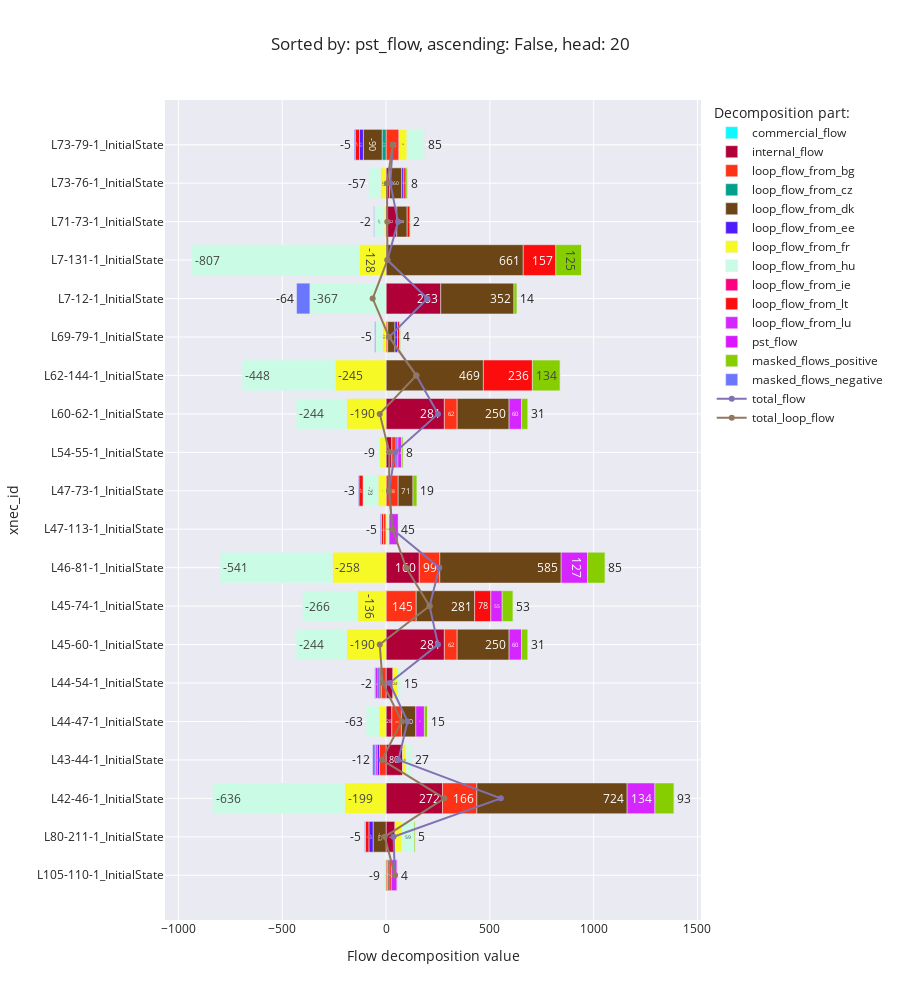

Notebook source saved alongside this figure:
### Code cell
flow_decomposition_bar_chart('pst_flow')

### Figure 1 — Plotly figure (JSON) as saved in the notebook; plotly's stock layout.template omitted (floating-point values rounded to 4 significant figures)
{"data": [{"alignmentgroup": "True", "hovertemplate": "Decomposition part:=commercial_flow<br>Flow decomposition value=%{x}<br>xnec_id=%{y}<extra></extra>", "legendgroup": "commercial_flow", "marker": {"color": "#0DF9FF", "pattern": {"shape": ""}}, "name": "commercial_flow", "offsetgroup": "commercial_flow", "orientation": "h", "showlegend": true, "textposition": "auto", "texttemplate": "%{x:.0f}", "type": "bar", "x": [null, null, null, null, null, null, null, null, null, null, null, null, null, null, null, null, null, null, null, null], "xaxis": "x", "y": ["L105-110-1_InitialState", "L80-211-1_InitialState", "L42-46-1_InitialState", "L43-44-1_InitialState", "L44-47-1_InitialState", "L44-54-1_InitialState", "L45-60-1_InitialState", "L45-74-1_InitialState", "L46-81-1_InitialState", "L47-113-1_InitialState", "L47-73-1_InitialState", "L54-55-1_InitialState", "L60-62-1_InitialState", "L62-144-1_InitialState", "L69-79-1_InitialState", "L7-12-1_InitialState", "L7-131-1_InitialState", "L71-73-1_InitialState", "L73-76-1_InitialState", "L73-79-1_InitialState"], "yaxis": "y"}, {"alignmentgroup": "True", "hovertemplate": "Decomposition part:=internal_flow<br>Flow decomposition value=%{x}<br>xnec_id=%{y}<extra></extra>", "legendgroup": "internal_flow", "marker": {"color": "#AF0038", "pattern": {"shape": ""}}, "name": "internal_flow", "offsetgroup": "internal_flow", "orientation": "h", "showlegend": true, "textposition": "auto", "texttemplate": "%{x:.0f}", "type": "bar", "x": [null, 42.7, 271.9, 79.73, 27.65, 32.95, 280.8, null, 160.0, null, null, 27.62, 280.8, null, null, 263.4, null, 51.73, 15.93, null], "xaxis": "x", "y": ["L105-110-1_InitialState", "L80-211-1_InitialState", "L42-46-1_InitialState", "L43-44-1_InitialState", "L44-47-1_InitialState", "L44-54-1_InitialState", "L45-60-1_InitialState", "L45-74-1_InitialState", "L46-81-1_InitialState", "L47-113-1_InitialState", "L47-73-1_InitialState", "L54-55-1_InitialState", "L60-62-1_InitialState", "L62-144-1_InitialState", "L69-79-1_InitialState", "L7-12-1_InitialState", "L7-131-1_InitialState", "L71-73-1_InitialState", "L73-76-1_InitialState", "L73-79-1_InitialState"], "yaxis": "y"}, {"alignmentgroup": "True", "hovertemplate": "Decomposition part:=loop_flow_from_bg<br>Flow decomposition value=%{x}<br>xnec_id=%{y}<extra></extra>", "legendgroup": "loop_flow_from_bg", "marker": {"color": "#FD3216", "pattern": {"shape": ""}}, "name": "loop_flow_from_bg", "offsetgroup": "loop_flow_from_bg", "orientation": "h", "showlegend": true, "textposition": "auto", "texttemplate": "%{x:.0f}", "type": "bar", "x": [7.248, null, 165.6, -31.99, 46.27, -23.8, 61.75, 145.3, 98.72, -12.16, 58.43, 21.09, 61.75, null, 7.938, null, null, null, null, 62.07], "xaxis": "x", "y": ["L105-110-1_InitialState", "L80-211-1_InitialState", "L42-46-1_InitialState", "L43-44-1_InitialState", "L44-47-1_InitialState", "L44-54-1_InitialState", "L45-60-1_InitialState", "L45-74-1_InitialState", "L46-81-1_InitialState", "L47-113-1_InitialState", "L47-73-1_InitialState", "L54-55-1_InitialState", "L60-62-1_InitialState", "L62-144-1_InitialState", "L69-79-1_InitialState", "L7-12-1_InitialState", "L7-131-1_InitialState", "L71-73-1_InitialState", "L73-76-1_InitialState", "L73-79-1_InitialState"], "yaxis": "y"}, {"alignmentgroup": "True", "hovertemplate": "Decomposition part:=loop_flow_from_cz<br>Flow decomposition value=%{x}<br>xnec_id=%{y}<extra></extra>", "legendgroup": "loop_flow_from_cz", "marker": {"color": "#00A08B", "pattern": {"shape": ""}}, "name": "loop_flow_from_cz", "offsetgroup": "loop_flow_from_cz", "orientation": "h", "showlegend": true, "textposition": "auto", "texttemplate": "%{x:.0f}", "type": "bar", "x": [null, null, null, null, null, null, null, null, null, null, null, null, null, null, null, null, null, null, null, -19.18], "xaxis": "x", "y": ["L105-110-1_InitialState", "L80-211-1_InitialState", "L42-46-1_InitialState", "L43-44-1_InitialState", "L44-47-1_InitialState", "L44-54-1_InitialState", "L45-60-1_InitialState", "L45-74-1_InitialState", "L46-81-1_InitialState", "L47-113-1_InitialState", "L47-73-1_InitialState", "L54-55-1_InitialState", "L60-62-1_InitialState", "L62-144-1_InitialState", "L69-79-1_InitialState", "L7-12-1_InitialState", "L7-131-1_InitialState", "L71-73-1_InitialState", "L73-76-1_InitialState", "L73-79-1_InitialState"], "yaxis": "y"}, {"alignmentgroup": "True", "hovertemplate": "Decomposition part:=loop_flow_from_dk<br>Flow decomposition value=%{x}<br>xnec_id=%{y}<extra></extra>", "legendgroup": "loop_flow_from_dk", "marker": {"color": "#6C4516", "pattern": {"shape": ""}}, "name": "loop_flow_from_dk", "offsetgroup": "loop_flow_from_dk", "orientation": "h", "showlegend": true, "textposition": "auto", "texttemplate": "%{x:.0f}", "type": "bar", "x": [7.49, -62.55, 723.7, null, 69.51, -6.764, 250.1, 281.3, 584.7, null, 71.13, null, 250.1, 468.8, 34.9, 352.5, 660.8, 49.94, 59.7, -90.04], "xaxis": "x", "y": ["L105-110-1_InitialState", "L80-211-1_InitialState", "L42-46-1_InitialState", "L43-44-1_InitialState", "L44-47-1_InitialState", "L44-54-1_InitialState", "L45-60-1_InitialState", "L45-74-1_InitialState", "L46-81-1_InitialState", "L47-113-1_InitialState", "L47-73-1_InitialState", "L54-55-1_InitialState", "L60-62-1_InitialState", "L62-144-1_InitialState", "L69-79-1_InitialState", "L7-12-1_InitialState", "L7-131-1_InitialState", "L71-73-1_InitialState", "L73-76-1_InitialState", "L73-79-1_InitialState"], "yaxis": "y"}, {"alignmentgroup": "True", "hovertemplate": "Decomposition part:=loop_flow_from_ee<br>Flow decomposition value=%{x}<br>xnec_id=%{y}<extra></extra>", "legendgroup": "loop_flow_from_ee", "marker": {"color": "#511CFB", "pattern": {"shape": ""}}, "name": "loop_flow_from_ee", "offsetgroup": "loop_flow_from_ee", "orientation": "h", "showlegend": true, "textposition": "auto", "texttemplate": "%{x:.0f}", "type": "bar", "x": [null, -20.13, null, -10.95, null, -8.597, null, null, null, null, null, 8.006, null, null, 12.29, null, null, null, 10.28, -18.58], "xaxis": "x", "y": ["L105-110-1_InitialState", "L80-211-1_InitialState", "L42-46-1_InitialState", "L43-44-1_InitialState", "L44-47-1_InitialState", "L44-54-1_InitialState", "L45-60-1_InitialState", "L45-74-1_InitialState", "L46-81-1_InitialState", "L47-113-1_InitialState", "L47-73-1_InitialState", "L54-55-1_InitialState", "L60-62-1_InitialState", "L62-144-1_InitialState", "L69-79-1_InitialState", "L7-12-1_InitialState", "L7-131-1_InitialState", "L71-73-1_InitialState", "L73-76-1_InitialState", "L73-79-1_InitialState"], "yaxis": "y"}, {"alignmentgroup": "True", "hovertemplate": "Decomposition part:=loop_flow_from_fr<br>Flow decomposition value=%{x}<br>xnec_id=%{y}<extra></extra>", "legendgroup": "loop_flow_from_fr", "marker": {"color": "#F6F926", "pattern": {"shape": ""}}, "name": "loop_flow_from_fr", "offsetgroup": "loop_flow_from_fr", "orientation": "h", "showlegend": true, "textposition": "auto", "texttemplate": "%{x:.0f}", "type": "bar", "x": [-5.331, 33.43, -199.1, 18.06, -33.43, 24.16, -189.6, -136.2, -258.1, 4.828, -38.26, -30.66, -189.6, -245.0, -17.54, null, -128.4, -9.083, -26.99, 38.44], "xaxis": "x", "y": ["L105-110-1_InitialState", "L80-211-1_InitialState", "L42-46-1_InitialState", "L43-44-1_InitialState", "L44-47-1_InitialState", "L44-54-1_InitialState", "L45-60-1_InitialState", "L45-74-1_InitialState", "L46-81-1_InitialState", "L47-113-1_InitialState", "L47-73-1_InitialState", "L54-55-1_InitialState", "L60-62-1_InitialState", "L62-144-1_InitialState", "L69-79-1_InitialState", "L7-12-1_InitialState", "L7-131-1_InitialState", "L71-73-1_InitialState", "L73-76-1_InitialState", "L73-79-1_InitialState"], "yaxis": "y"}, {"alignmentgroup": "True", "hovertemplate": "Decomposition part:=loop_flow_from_hu<br>Flow decomposition value=%{x}<br>xnec_id=%{y}<extra></extra>", "legendgroup": "loop_flow_from_hu", "marker": {"color": "#C9FBE5", "pattern": {"shape": ""}}, "name": "loop_flow_from_hu", "offsetgroup": "loop_flow_from_hu", "orientation": "h", "showlegend": true, "textposition": "auto", "texttemplate": "%{x:.0f}", "type": "bar", "x": [-8.512, 59.08, -636.0, 26.75, -62.76, 14.8, -244.0, -266.5, -541.2, 9.838, -72.6, -8.705, -244.0, -448.2, -32.37, -366.9, -807.3, -47.43, -57.31, 85.45], "xaxis": "x", "y": ["L105-110-1_InitialState", "L80-211-1_InitialState", "L42-46-1_InitialState", "L43-44-1_InitialState", "L44-47-1_InitialState", "L44-54-1_InitialState", "L45-60-1_InitialState", "L45-74-1_InitialState", "L46-81-1_InitialState", "L47-113-1_InitialState", "L47-73-1_InitialState", "L54-55-1_InitialState", "L60-62-1_InitialState", "L62-144-1_InitialState", "L69-79-1_InitialState", "L7-12-1_InitialState", "L7-131-1_InitialState", "L71-73-1_InitialState", "L73-76-1_InitialState", "L73-79-1_InitialState"], "yaxis": "y"}, {"alignmentgroup": "True", "hovertemplate": "Decomposition part:=loop_flow_from_ie<br>Flow decomposition value=%{x}<br>xnec_id=%{y}<extra></extra>", "legendgroup": "loop_flow_from_ie", "marker": {"color": "#FC0080", "pattern": {"shape": ""}}, "name": "loop_flow_from_ie", "offsetgroup": "loop_flow_from_ie", "orientation": "h", "showlegend": true, "textposition": "auto", "texttemplate": "%{x:.0f}", "type": "bar", "x": [null, null, null, null, null, null, null, null, null, null, null, null, null, null, null, null, null, null, null, null], "xaxis": "x", "y": ["L105-110-1_InitialState", "L80-211-1_InitialState", "L42-46-1_InitialState", "L43-44-1_InitialState", "L44-47-1_InitialState", "L44-54-1_InitialState", "L45-60-1_InitialState", "L45-74-1_InitialState", "L46-81-1_InitialState", "L47-113-1_InitialState", "L47-73-1_InitialState", "L54-55-1_InitialState", "L60-62-1_InitialState", "L62-144-1_InitialState", "L69-79-1_InitialState", "L7-12-1_InitialState", "L7-131-1_InitialState", "L71-73-1_InitialState", "L73-76-1_InitialState", "L73-79-1_InitialState"], "yaxis": "y"}, {"alignmentgroup": "True", "hovertemplate": "Decomposition part:=loop_flow_from_lt<br>Flow decomposition value=%{x}<br>xnec_id=%{y}<extra></extra>", "legendgroup": "loop_flow_from_lt", "marker": {"color": "#FB0D0D", "pattern": {"shape": ""}}, "name": "loop_flow_from_lt", "offsetgroup": "loop_flow_from_lt", "orientation": "h", "showlegend": true, "textposition": "auto", "texttemplate": "%{x:.0f}", "type": "bar", "x": [10.28, -16.53, null, null, null, null, null, 78.0, null, -10.49, -19.86, null, null, 236.0, 10.13, null, 156.9, 13.56, 10.19, -20.86], "xaxis": "x", "y": ["L105-110-1_InitialState", "L80-211-1_InitialState", "L42-46-1_InitialState", "L43-44-1_InitialState", "L44-47-1_InitialState", "L44-54-1_InitialState", "L45-60-1_InitialState", "L45-74-1_InitialState", "L46-81-1_InitialState", "L47-113-1_InitialState", "L47-73-1_InitialState", "L54-55-1_InitialState", "L60-62-1_InitialState", "L62-144-1_InitialState", "L69-79-1_InitialState", "L7-12-1_InitialState", "L7-131-1_InitialState", "L71-73-1_InitialState", "L73-76-1_InitialState", "L73-79-1_InitialState"], "yaxis": "y"}, {"alignmentgroup": "True", "hovertemplate": "Decomposition part:=loop_flow_from_lu<br>Flow decomposition value=%{x}<br>xnec_id=%{y}<extra></extra>", "legendgroup": "loop_flow_from_lu", "marker": {"color": "#D626FF", "pattern": {"shape": ""}}, "name": "loop_flow_from_lu", "offsetgroup": "loop_flow_from_lu", "orientation": "h", "showlegend": true, "textposition": "auto", "texttemplate": "%{x:.0f}", "type": "bar", "x": [27.68, null, 133.8, -9.613, 41.25, -13.77, 59.97, 54.73, 126.9, 44.65, null, 17.91, 59.97, null, null, null, null, null, null, null], "xaxis": "x", "y": ["L105-110-1_InitialState", "L80-211-1_InitialState", "L42-46-1_InitialState", "L43-44-1_InitialState", "L44-47-1_InitialState", "L44-54-1_InitialState", "L45-60-1_InitialState", "L45-74-1_InitialState", "L46-81-1_InitialState", "L47-113-1_InitialState", "L47-73-1_InitialState", "L54-55-1_InitialState", "L60-62-1_InitialState", "L62-144-1_InitialState", "L69-79-1_InitialState", "L7-12-1_InitialState", "L7-131-1_InitialState", "L71-73-1_InitialState", "L73-76-1_InitialState", "L73-79-1_InitialState"], "yaxis": "y"}, {"alignmentgroup": "True", "hovertemplate": "Decomposition part:=pst_flow<br>Flow decomposition value=%{x}<br>xnec_id=%{y}<extra></extra>", "legendgroup": "pst_flow", "marker": {"color": "#DA16FF", "pattern": {"shape": ""}}, "name": "pst_flow", "offsetgroup": "pst_flow", "orientation": "h", "showlegend": true, "textposition": "auto", "texttemplate": "%{x:.0f}", "type": "bar", "x": [null, null, null, null, null, null, null, null, null, null, null, null, null, null, null, null, null, null, null, null], "xaxis": "x", "y": ["L105-110-1_InitialState", "L80-211-1_InitialState", "L42-46-1_InitialState", "L43-44-1_InitialState", "L44-47-1_InitialState", "L44-54-1_InitialState", "L45-60-1_InitialState", "L45-74-1_InitialState", "L46-81-1_InitialState", "L47-113-1_InitialState", "L47-73-1_InitialState", "L54-55-1_InitialState", "L60-62-1_InitialState", "L62-144-1_InitialState", "L69-79-1_InitialState", "L7-12-1_InitialState", "L7-131-1_InitialState", "L71-73-1_InitialState", "L73-76-1_InitialState", "L73-79-1_InitialState"], "yaxis": "y"}, {"alignmentgroup": "True", "hovertemplate": "Decomposition part:=masked_flows_positive<br>Flow decomposition value=%{x}<br>xnec_id=%{y}<extra></extra>", "legendgroup": "masked_flows_positive", "marker": {"color": "#86CE00", "pattern": {"shape": ""}}, "name": "masked_flows_positive", "offsetgroup": "masked_flows_positive", "orientation": "h", "showlegend": true, "textposition": "auto", "texttemplate": "%{x:.0f}", "type": "bar", "x": [3.776, 4.656, 92.93, 0, 15.01, 0, 31.36, 53.09, 85.36, 0, 18.85, 8.236, 31.36, 134.4, 3.779, 14.13, 124.6, 1.511, 8.438, 0], "xaxis": "x", "y": ["L105-110-1_InitialState", "L80-211-1_InitialState", "L42-46-1_InitialState", "L43-44-1_InitialState", "L44-47-1_InitialState", "L44-54-1_InitialState", "L45-60-1_InitialState", "L45-74-1_InitialState", "L46-81-1_InitialState", "L47-113-1_InitialState", "L47-73-1_InitialState", "L54-55-1_InitialState", "L60-62-1_InitialState", "L62-144-1_InitialState", "L69-79-1_InitialState", "L7-12-1_InitialState", "L7-131-1_InitialState", "L71-73-1_InitialState", "L73-76-1_InitialState", "L73-79-1_InitialState"], "yaxis": "y"}, {"alignmentgroup": "True", "hovertemplate": "Decomposition part:=masked_flows_negative<br>Flow decomposition value=%{x}<br>xnec_id=%{y}<extra></extra>", "legendgroup": "masked_flows_negative", "marker": {"color": "#6A76FC", "pattern": {"shape": ""}}, "name": "masked_flows_negative", "offsetgroup": "masked_flows_negative", "orientation": "h", "showlegend": true, "textposition": "auto", "texttemplate": "%{x:.0f}", "type": "bar", "x": [0, -4.71, 0, -12.37, 0, -2.486, 0, 0, 0, -5.455, -3.4, 0, 0, 0, -4.723, -64.11, 0, -2.482, 0, -5.148], "xaxis": "x", "y": ["L105-110-1_InitialState", "L80-211-1_InitialState", "L42-46-1_InitialState", "L43-44-1_InitialState", "L44-47-1_InitialState", "L44-54-1_InitialState", "L45-60-1_InitialState", "L45-74-1_InitialState", "L46-81-1_InitialState", "L47-113-1_InitialState", "L47-73-1_InitialState", "L54-55-1_InitialState", "L60-62-1_InitialState", "L62-144-1_InitialState", "L69-79-1_InitialState", "L7-12-1_InitialState", "L7-131-1_InitialState", "L71-73-1_InitialState", "L73-76-1_InitialState", "L73-79-1_InitialState"], "yaxis": "y"}, {"mode": "lines+markers", "name": "total_flow", "type": "scatter", "x": [42.63, 35.93, 552.8, 59.63, 103.5, 16.49, 250.3, 209.7, 256.5, 31.22, 14.3, 43.5, 250.3, 146.0, 14.41, 199.0, 6.569, 57.75, 20.23, 32.16], "y": ["L105-110-1_InitialState", "L80-211-1_InitialState", "L42-46-1_InitialState", "L43-44-1_InitialState", "L44-47-1_InitialState", "L44-54-1_InitialState", "L45-60-1_InitialState", "L45-74-1_InitialState", "L46-81-1_InitialState", "L47-113-1_InitialState", "L47-73-1_InitialState", "L54-55-1_InitialState", "L60-62-1_InitialState", "L62-144-1_InitialState", "L69-79-1_InitialState", "L7-12-1_InitialState", "L7-131-1_InitialState", "L71-73-1_InitialState", "L73-76-1_InitialState", "L73-79-1_InitialState"]}, {"mode": "lines+markers", "name": "total_loop_flow", "type": "scatter", "x": [42.63, -6.768, 281.0, -20.1, 75.86, -16.46, -30.45, 209.7, 96.51, 31.22, 14.3, 15.88, -30.45, 146.0, 14.41, -64.39, 6.569, 6.021, 4.298, 32.16], "y": ["L105-110-1_InitialState", "L80-211-1_InitialState", "L42-46-1_InitialState", "L43-44-1_InitialState", "L44-47-1_InitialState", "L44-54-1_InitialState", "L45-60-1_InitialState", "L45-74-1_InitialState", "L46-81-1_InitialState", "L47-113-1_InitialState", "L47-73-1_InitialState", "L54-55-1_InitialState", "L60-62-1_InitialState", "L62-144-1_InitialState", "L69-79-1_InitialState", "L7-12-1_InitialState", "L7-131-1_InitialState", "L71-73-1_InitialState", "L73-76-1_InitialState", "L73-79-1_InitialState"]}], "layout": {"barmode": "relative", "height": 1000, "legend": {"title": {"text": "Decomposition part:"}, "tracegroupgap": 0}, "title": {"text": "Sorted by: pst_flow, ascending: False, head: 20"}, "xaxis": {"anchor": "y", "domain": [0, 1], "title": {"text": "Flow decomposition value"}}, "yaxis": {"anchor": "x", "domain": [0, 1], "title": {"text": "xnec_id"}}}}
